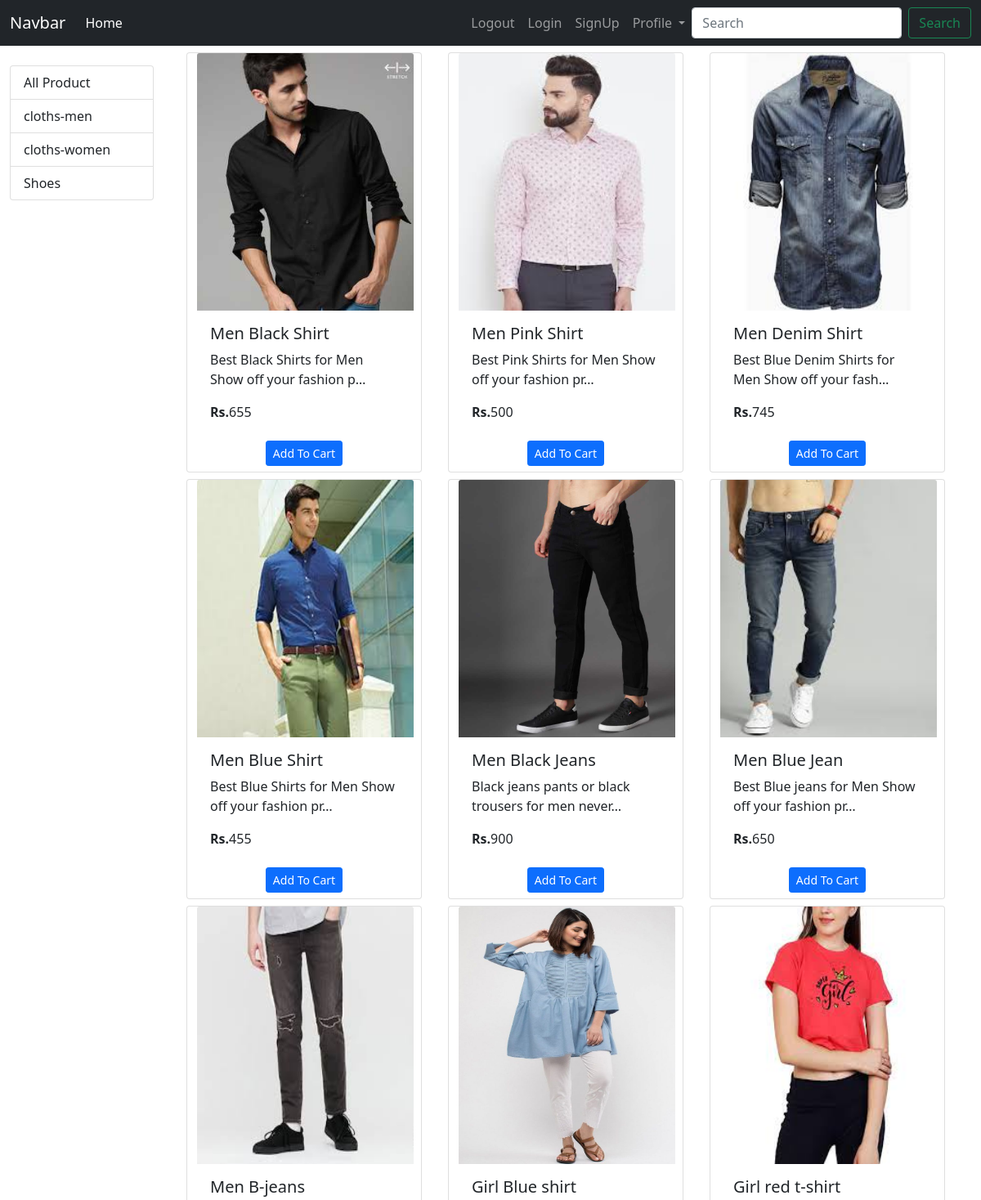
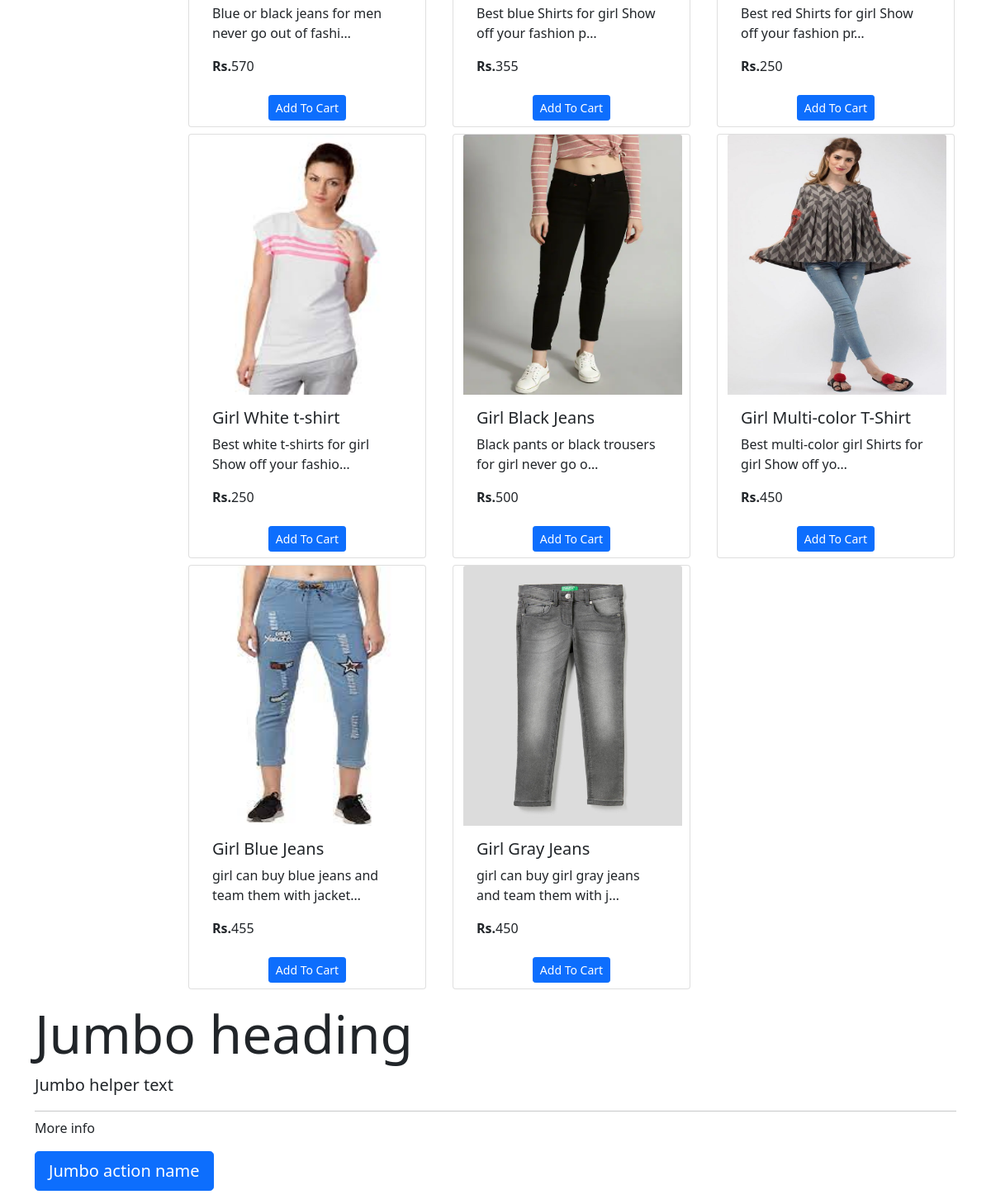
The page / on the database its author committed (2 pictures, top to bottom).
### store/models/category.py (models this page shows, shortened)
class category(models.Model):
    name = models.CharField(max_length=20)
    @staticmethod
    def get_all_categories():
        return category.objects.all()

### store/models/product.py (models this page shows, shortened)
class product(models.Model):
    name = models.CharField(max_length=50)
    price = models.IntegerField(default=0)
    category = models.ForeignKey(category,on_delete=models.CASCADE, default=1)
    description = models.CharField(max_length=200,default='')
    image = models.ImageField(upload_to='upload/products/')
    @staticmethod
    def get_all_products():
        return product.objects.all()

### store/views.py (the view, shortened to what this page needs)
# urls.py: path('', index.as_view(), name='index'),
class index(View):
    def get(self,request):
        cart = request.session.get('cart')
        if not cart:
            request.session['cart']={}
        products = None
        categories = category.get_all_categories()
        categoryid = request.GET.get('category')
        if categoryid:
            products = product.get_all_categories(categoryid)
        else:
            products = product.get_all_products()
        data = {}
        data ['products'] = products
        data ['categories'] = categories
        print('your data-:',request.session.get('user_username'))
        return render(request,'index.html',data)

### store/templatetags/cart_info.py (called while the page is built)
@register.filter(name='in_cart')
def in_cart(data,cart):
    key = cart.keys()
    for id in key:
        if int(id) == data.id:
            return True
    else:
        return False

### templates/index.html (shortened to what this page needs)
{% extends 'base.html' %}
{% load cart_info %}
{% block homeactive %}active{% endblock homeactive %}
{% block body %}
<div class="container-fluid">
  <div class="row">
    <div class="col-lg-2 my-4 mx-auto">
      <div class="list-group">
        <a href="/" class="list-group-item list-group-item-action">All Product</a>
        {% for categorydata in categories %}
        <a href="/?category={{categorydata.id}}"
          class="list-group-item list-group-item-action">{{categorydata.name}}</a>
        {% endfor %}
      </div>
    </div>
    <div id="products" class="col-lg-10">
      <div class="row mx-auto my-2">
        {% for data in products %}
        <div class="card mx-3 mb-2" id="{{data.id}}" style="width: 18rem;">
          <img src="{{data.image.url}}" class="card-img-top" style="width: 265px; height: 315px;" alt="load">
          <div class="card-body">
            <h5 class="card-title">{{data.name}}</h5>
            <p class="card-text">{{data.description|truncatechars:50}}</p>
            <p class="card-text"><b>Rs.</b>{{data.price}}</p>
          </div>
            {% if data|in_cart:request.session.cart %}
          <div class="card-footer row">
            <form action="#{{data.id}}" class="col-2" method="post">
            {% csrf_token %}
            <input type="text" name="product" value="{{data.id}}"hidden>
            <input type="text" name="change" value="True" hidden>
            <input type="submit" value="-" class="btn-block btn btn-primary">
           </form>
            <div class="text-center col">{{data|total_item_in_cart:request.session.cart}}<b> Cart</b></div>
           <form action="#{{data.id}}" class="col-2" method="post">
            {% csrf_token %}
            <input type="text" name="product" value="{{data.id}}" hidden>
            <input type="submit" value="+" class="btn-block btn btn-primary">
           </form>
          </div>
          {% else %}
          <form action="#{{data.id}}" method="post" class="btn btn-block">
            <input type="submit" class="btn btn-primary btn-sm" value="Add To Cart">
          </form>
          {% endif %}
        </div>
        {% endfor %}
      </div>
    </div>
  </div>
</div>
<div class="container" id="abc">
<div class="jumbotron">
  <h1 class="display-3">Jumbo heading</h1>
  <p class="lead">Jumbo helper text</p>
  <hr class="my-2">
  <p>More info</p>
  <p class="lead">
    <a class="btn btn-primary btn-lg" href="Jumbo action link" role="button">Jumbo action name</a>
  </p>
</div>
</div>
{% endblock body %}

### templates/base.html (shortened to what this page needs)
<!doctype html>
<html lang="en">
<head>
  <link href="https://cdn.jsdelivr.net/npm/bootstrap@5.1.1/dist/css/bootstrap.min.css" rel="stylesheet"
>
</head>
<body>
<nav class="navbar navbar-expand-lg navbar-dark bg-dark">
  <div class="container-fluid">
    <a class="navbar-brand" href="#">Navbar</a>
    <div class="collapse navbar-collapse" id="navbarSupportedContent">
      <ul class="navbar-nav me-auto mb-2 mb-lg-0">
        <li class="nav-item">
          <a class="nav-link {% block homeactive %}{% endblock homeactive %} " aria-current="page" href="/">Home</a>
        </li>
      </ul>
      <ul class="navbar-nav d-flex">
        <li class="nav-item">
          <a class="nav-link {% block logoutactive %}{% endblock logoutactive %}" aria-current="page" href="#">Logout</a>
        </li>
         <li class="nav-item">
          <a class="nav-link {% block loginactive %}{% endblock loginactive %}" aria-current="page" href="/login">Login</a>
        </li>
         <li class="nav-item">
          <a class="nav-link {% block signupactive %}{% endblock signupactive %}" aria-current="page" href="/signup">SignUp</a>
        </li>
        <li class="nav-item dropdown">
          <a class="nav-link dropdown-toggle" href="#" id="navbarDropdown" role="button" data-bs-toggle="dropdown" aria-expanded="false">
            Profile
          </a>
        </li>
      </ul>
      <form class="d-flex">
        <input class="form-control me-2" type="search" placeholder="Search" aria-label="Search">
        <button class="btn btn-outline-success" type="submit">Search</button>
      </form>
    </div>
  </div>
</nav>
{% block body %}
{% endblock body %}
</body>
</html>

### rows shown on the page
category: name "cloths-men"
category: name "cloths-women"
category: name "Shoes"
product: image (picture), name "Men Black Shirt", description "Best Black Shirts for Men Show off your fashion p…", price "655"
product: image (picture), name "Men Pink Shirt", description "Best Pink Shirts for Men Show off your fashion pr…", price "500"
product: image (picture), name "Men Denim Shirt", description "Best Blue Denim Shirts for Men Show off your fash…", price "745"
product: image (picture), name "Men Blue Shirt", description "Best Blue Shirts for Men Show off your fashion pr…", price "455"
product: image (picture), name "Men Black Jeans", description "Black jeans pants or black trousers for men never…", price "900"
product: image (picture), name "Men Blue Jean", description "Best Blue jeans for Men Show off your fashion pr…", price "650"
product: image (picture), name "Men B-jeans", description "Blue or black jeans for men never go out of fashi…", price "570"
product: image (picture), name "Girl Blue shirt", description "Best blue Shirts for girl Show off your fashion p…", price "355"
product: image (picture), name "Girl red t-shirt", description "Best red Shirts for girl Show off your fashion pr…", price "250"
product: image (picture), name "Girl White t-shirt", description "Best white t-shirts for girl Show off your fashio…", price "250"
product: image (picture), name "Girl Black Jeans", description "Black pants or black trousers for girl never go o…", price "500"
product: image (picture), name "Girl Multi-color T-Shirt", description "Best multi-color girl Shirts for girl Show off yo…", price "450"
product: image (picture), name "Girl Blue Jeans", description "girl can buy blue jeans and team them with jacket…", price "455"
product: {{ data.id }} 18 (drawn), image (picture), name "Girl Gray Jeans", description "girl can buy girl gray jeans and team them with j…", price "450"
